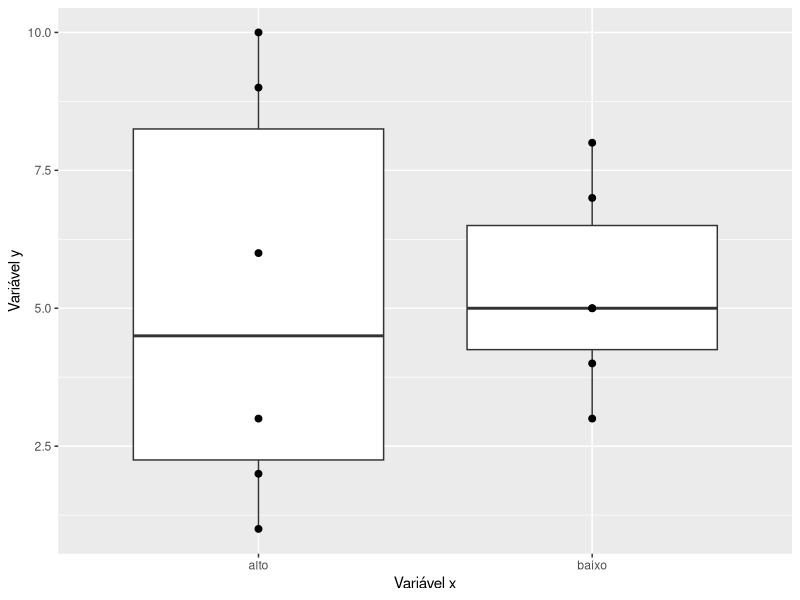
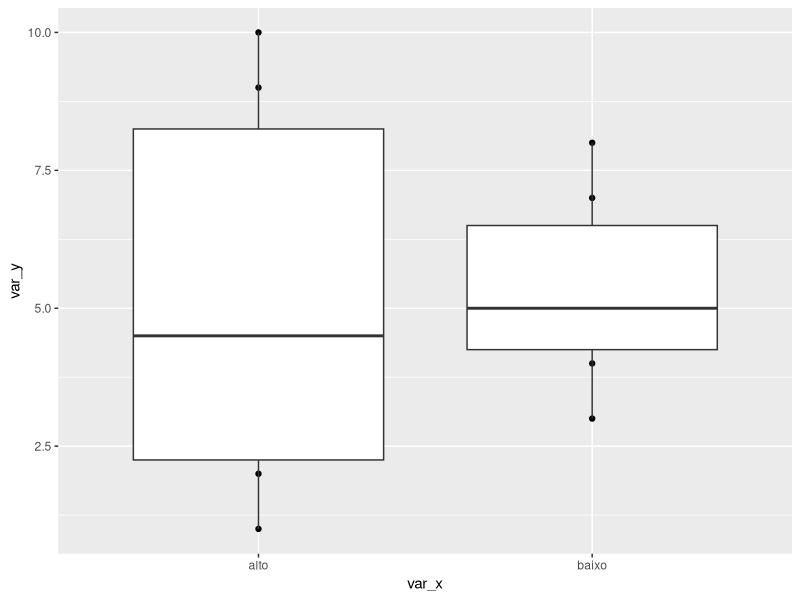
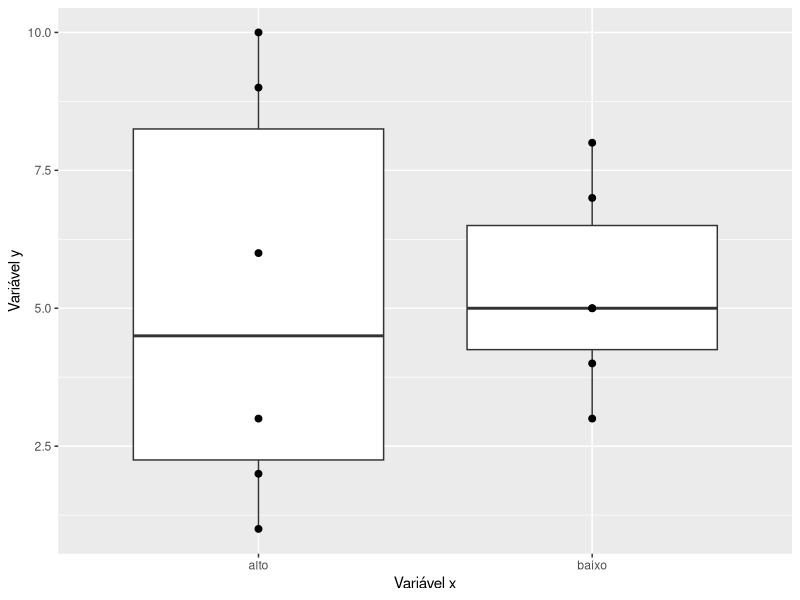
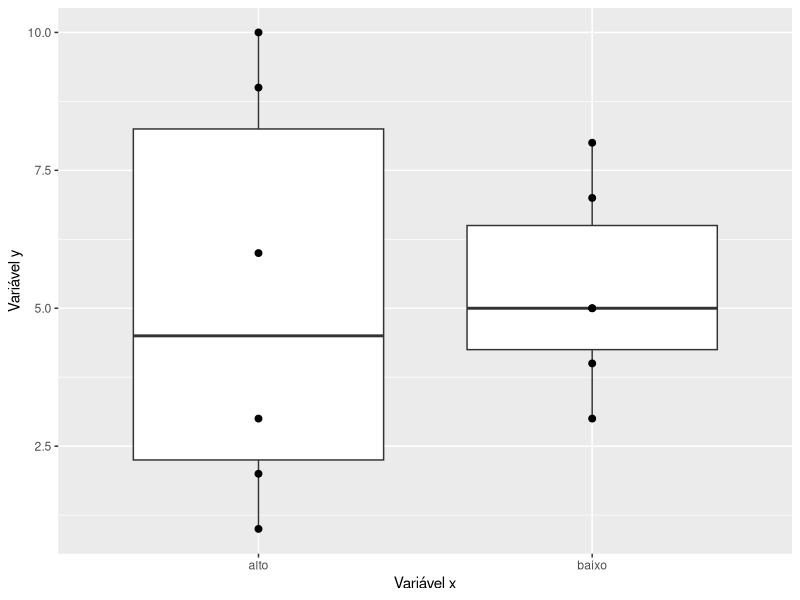

These charts were generated, in order, by the following R code:
## ---- chunk 1
var_x = c("alto", "alto", "alto", "alto", "alto", "alto",
          "baixo", "baixo", "baixo", "baixo", "baixo", "baixo")
var_y = c(2, 9, 1, 6, 10, 3, 5, 7, 4, 8, 3, 5)

library(ggplot2)
qplot(x = var_x, y = var_y) +
  geom_boxplot() +
  labs(x = "Variável x", y = "Variável y") +
  geom_point(size = 2) +
  theme(legend.position = "none")
## ---- chunk 2
#install.packages("ggplot2")
## ---- chunk 3
library(ggplot2)
## ---- chunk 4
var_x = c("alto", "alto", "alto", "alto", "alto", "alto",
          "baixo", "baixo", "baixo", "baixo", "baixo", "baixo")
var_y = c(2, 9, 1, 6, 10, 3, 5, 7, 4, 8, 3, 5)
## ---- chunk 5
# Produz o gráfico
grafico_caixas =
  qplot(x = var_x, y = var_y) +
  geom_boxplot()

# Visualiza o gráfico produzido
grafico_caixas
## ---- chunk 6
# Personaliza o gráfico
grafico_personalizado = 
  grafico_caixas + # Aproveita o gráfico já produzido
  labs(x = "Variável x", y = "Variável y") + # Altera o nome dos eixos x e y
  geom_point(size = 2) + # Aumenta o tamanho dos pontos
  theme(legend.position = "none") # Não mostra a legenda para as cores

# Visualiza o gráfico personalizado
grafico_personalizado
## ---- chunk 7
ggsave(grafico_personalizado, # gráfico a ser salvo
       filename = "graficoR.jpg") # nome escolhido para o arquivo
## ---- chunk 8
getwd()
